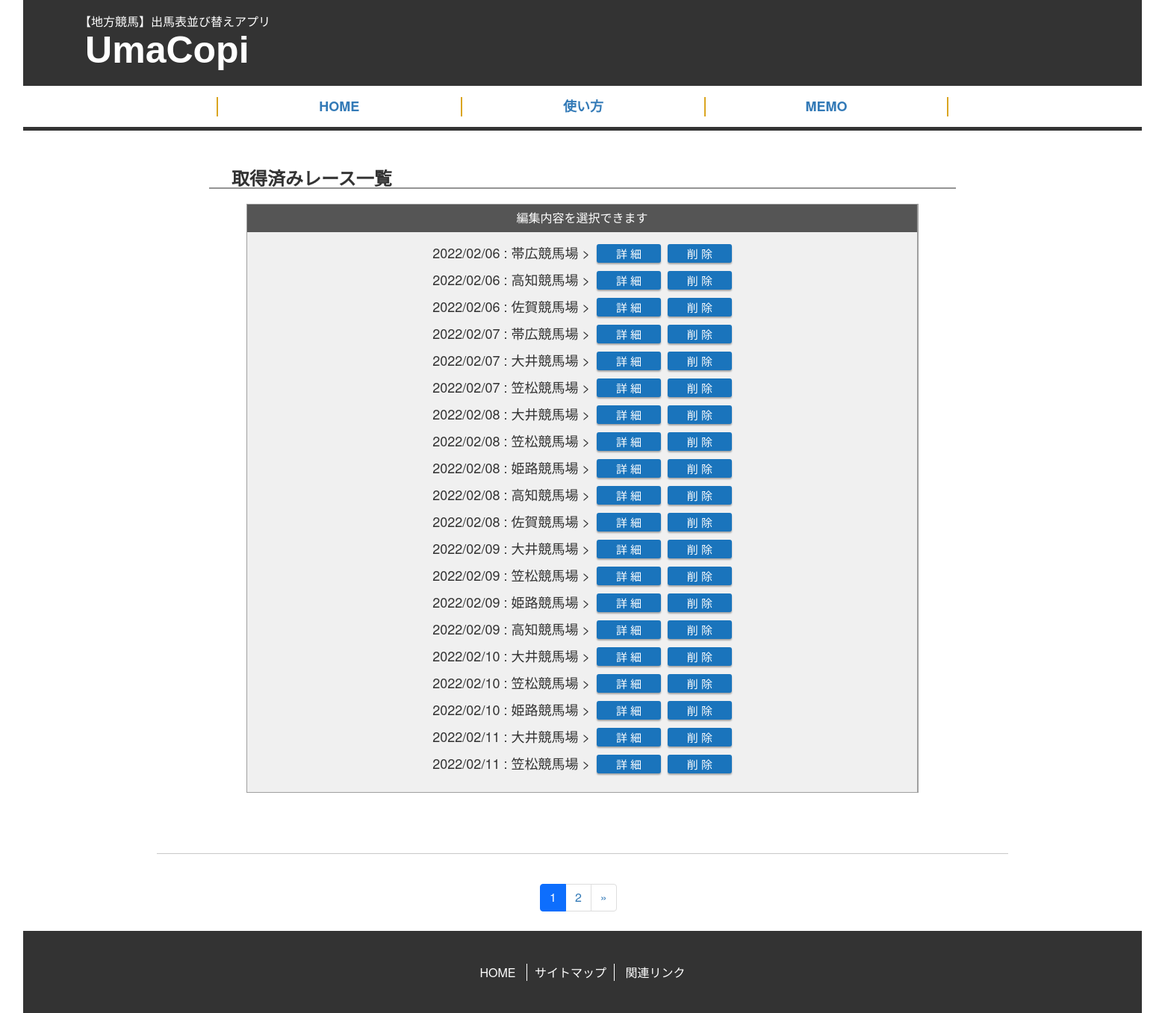
/umacopi/home/organize/, run on an earlier commit of the app's database.
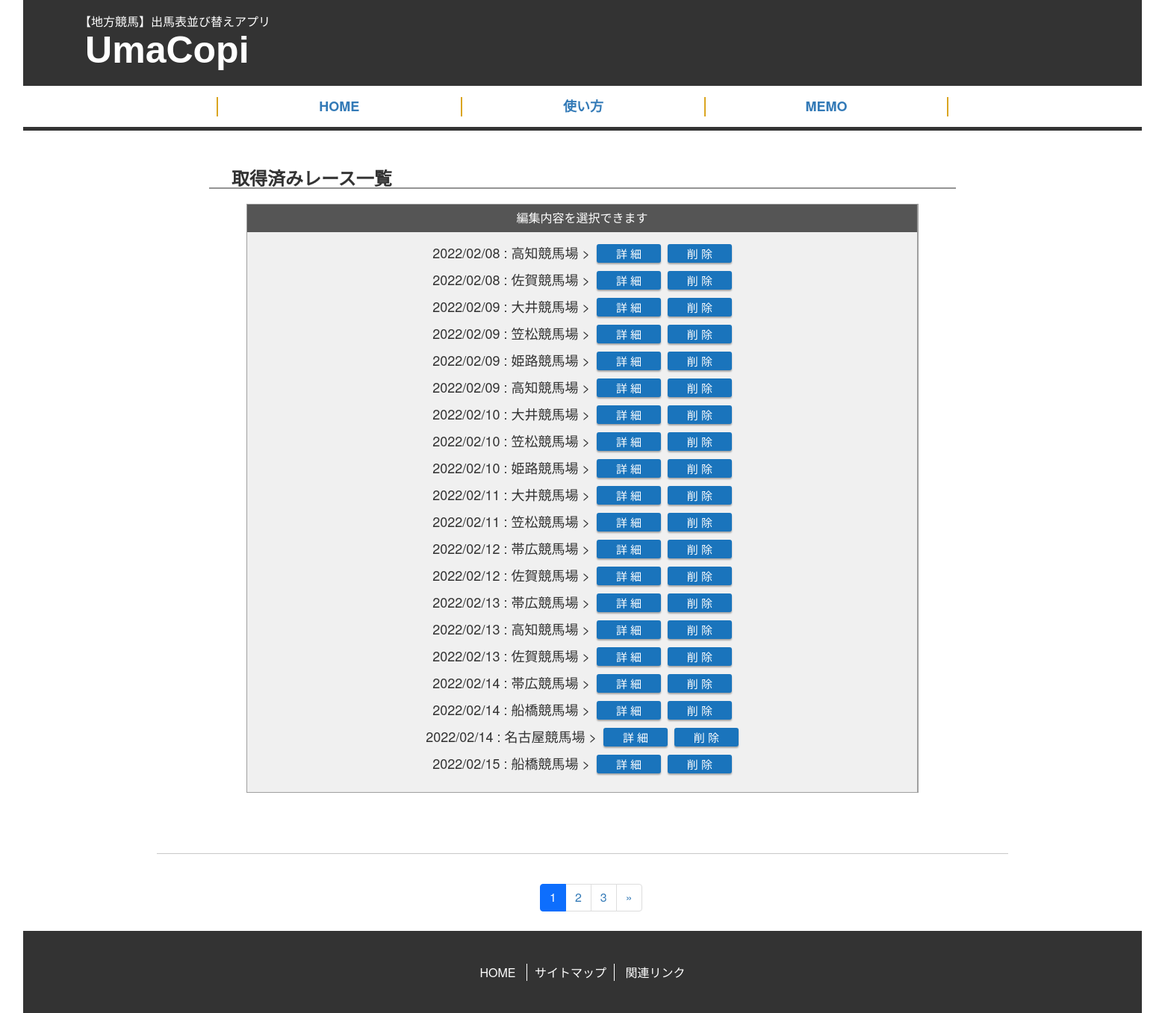
And on a later commit of the database.
### umacopi/models.py (models this page shows, shortened)
class RaceInfo(models.Model): # 『レース情報』テーブル(一開催日＋一開催場所当りの情報を特定)
    date = models.CharField(max_length=12, verbose_name='開催日') # 開催日
    venue = models.ForeignKey(Venue, on_delete=models.CASCADE, verbose_name='開催場所') # 開催場所
    class Meta:
        verbose_name_plural = "レース情報"

class Venue(models.Model): # 開催場所テーブル
    name = models.CharField(max_length=10, verbose_name='開催場所名')
    class Meta:
        verbose_name_plural = "開催場所"

### umacopi/views.py (the view)
# urls.py: path('home/organize/', OrganizeView.as_view(), name='organize'),
class OrganizeView(ListView):
    model = RaceInfo
    template_name = 'organize.html'
    paginate_by = 20

### templates/organize.html (shortened to what this page needs)
{% extends 'base.html' %}
{% load static %}
    {% block contents %}
    <div class="innerWrapper">
      <h3>取得済みレース一覧</h3>
      <table class="course">
        <tbody>
          <tr>
            <th class="edit">編集内容を選択できます</th>
          </tr>
          <tr>
            <td class="">
              {% for object in object_list %}
              <div>
                <span class="edit-race">{{ object.date }} : {{ object.venue.name }} ></span>
                <a href='{% url "detail_pk" object.pk %}?pk={{object.pk}}' class="delete-01">詳 細</a>
                <a href='{% url "delete_pk" object.pk %}?pk={{object.pk}}' class="delete-01">削 除</a><br>
              </div>
              {% endfor %}
            </td>
          </tr>
        </tbody>
      </table>
    </div>
    <div class="container">
      <hr>
      {% include "pagination.html" %}
    </div>
    {% endblock %}

What changed in the data, as far as the page shows it:
removed RaceInfo: date "2022/02/06", venue.name "帯広競馬場"
removed RaceInfo: date "2022/02/06", venue.name "高知競馬場"
removed RaceInfo: date "2022/02/06", venue.name "佐賀競馬場"
removed RaceInfo: date "2022/02/07", venue.name "帯広競馬場"
removed RaceInfo: date "2022/02/07", venue.name "大井競馬場"
removed RaceInfo: date "2022/02/07", venue.name "笠松競馬場"
removed RaceInfo: date "2022/02/08", venue.name "大井競馬場"
removed RaceInfo: date "2022/02/08", venue.name "笠松競馬場"
removed RaceInfo: date "2022/02/08", venue.name "姫路競馬場"
now on this page (row unchanged): RaceInfo: date "2022/02/12", venue.name "帯広競馬場"
now on this page (row unchanged): RaceInfo: date "2022/02/12", venue.name "佐賀競馬場"
now on this page (row unchanged): RaceInfo: date "2022/02/13", venue.name "帯広競馬場"
now on this page (row unchanged): RaceInfo: date "2022/02/13", venue.name "高知競馬場"
now on this page (row unchanged): RaceInfo: date "2022/02/13", venue.name "佐賀競馬場"
now on this page (row unchanged): RaceInfo: date "2022/02/14", venue.name "帯広競馬場"
now on this page (row unchanged): RaceInfo: date "2022/02/14", venue.name "船橋競馬場"
now on this page (row unchanged): RaceInfo: date "2022/02/14", venue.name "名古屋競馬場"
added RaceInfo: date "2022/02/15", venue.name "船橋競馬場"
Also different on the page:
new list line: "3"
